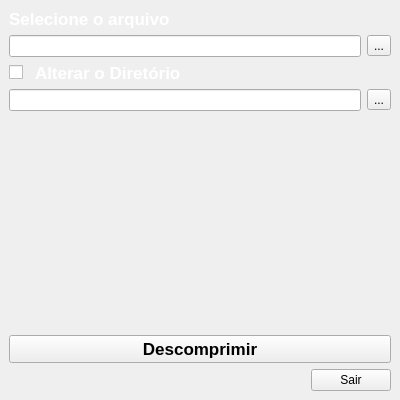
<?xml version="1.0" encoding="UTF-8"?>
<ui version="4.0">
 <class>Tela_Descompressao</class>
 <widget class="QMainWindow" name="Tela_Descompressao">
  <property name="windowModality">
   <enum>Qt::ApplicationModal</enum>
  </property>
  <property name="geometry">
   <rect>
    <x>0</x>
    <y>0</y>
    <width>400</width>
    <height>400</height>
   </rect>
  </property>
  <property name="windowTitle">
   <string>DESCOMPRESSÃO</string>
  </property>
  <widget class="QWidget" name="centralwidget">
   <layout class="QVBoxLayout" name="verticalLayout_4">
    <item>
     <layout class="QVBoxLayout" name="verticalLayout_2">
      <item>
       <widget class="QLabel" name="label">
        <property name="font">
         <font>
          <pointsize>13</pointsize>
          <weight>75</weight>
          <bold>true</bold>
         </font>
        </property>
        <property name="styleSheet">
         <string notr="true">color : white</string>
        </property>
        <property name="text">
         <string>Selecione o arquivo</string>
        </property>
       </widget>
      </item>
      <item>
       <layout class="QHBoxLayout" name="horizontalLayout_2">
        <item>
         <widget class="QLineEdit" name="lineEdit"/>
        </item>
        <item>
         <widget class="QToolButton" name="toolButton">
          <property name="text">
           <string>...</string>
          </property>
         </widget>
        </item>
       </layout>
      </item>
     </layout>
    </item>
    <item>
     <layout class="QVBoxLayout" name="verticalLayout_3">
      <item>
       <layout class="QHBoxLayout" name="horizontalLayout_4">
        <item>
         <widget class="QCheckBox" name="checkBox">
          <property name="maximumSize">
           <size>
            <width>20</width>
            <height>16777215</height>
           </size>
          </property>
          <property name="text">
           <string/>
          </property>
         </widget>
        </item>
        <item>
         <widget class="QLabel" name="label_2">
          <property name="font">
           <font>
            <pointsize>13</pointsize>
            <weight>75</weight>
            <bold>true</bold>
           </font>
          </property>
          <property name="styleSheet">
           <string notr="true">color : white</string>
          </property>
          <property name="text">
           <string>Alterar o Diretório</string>
          </property>
         </widget>
        </item>
       </layout>
      </item>
      <item>
       <layout class="QHBoxLayout" name="horizontalLayout_3">
        <item>
         <widget class="QLineEdit" name="lineEdit_2"/>
        </item>
        <item>
         <widget class="QToolButton" name="toolButton_2">
          <property name="text">
           <string>...</string>
          </property>
         </widget>
        </item>
       </layout>
      </item>
     </layout>
    </item>
    <item>
     <layout class="QVBoxLayout" name="verticalLayout">
      <item>
       <spacer name="verticalSpacer">
        <property name="orientation">
         <enum>Qt::Vertical</enum>
        </property>
        <property name="sizeHint" stdset="0">
         <size>
          <width>20</width>
          <height>40</height>
         </size>
        </property>
       </spacer>
      </item>
      <item>
       <widget class="QPushButton" name="pushButton_2">
        <property name="font">
         <font>
          <pointsize>13</pointsize>
          <weight>75</weight>
          <bold>true</bold>
         </font>
        </property>
        <property name="text">
         <string>Descomprimir</string>
        </property>
       </widget>
      </item>
      <item>
       <layout class="QHBoxLayout" name="horizontalLayout">
        <item>
         <spacer name="horizontalSpacer">
          <property name="orientation">
           <enum>Qt::Horizontal</enum>
          </property>
          <property name="sizeHint" stdset="0">
           <size>
            <width>40</width>
            <height>20</height>
           </size>
          </property>
         </spacer>
        </item>
        <item>
         <widget class="QPushButton" name="pushButton">
          <property name="text">
           <string>Sair</string>
          </property>
         </widget>
        </item>
       </layout>
      </item>
     </layout>
    </item>
   </layout>
  </widget>
  <widget class="QMenuBar" name="menuBar">
   <property name="geometry">
    <rect>
     <x>0</x>
     <y>0</y>
     <width>400</width>
     <height>25</height>
    </rect>
   </property>
  </widget>
 </widget>
 <resources/>
 <connections/>
</ui>
